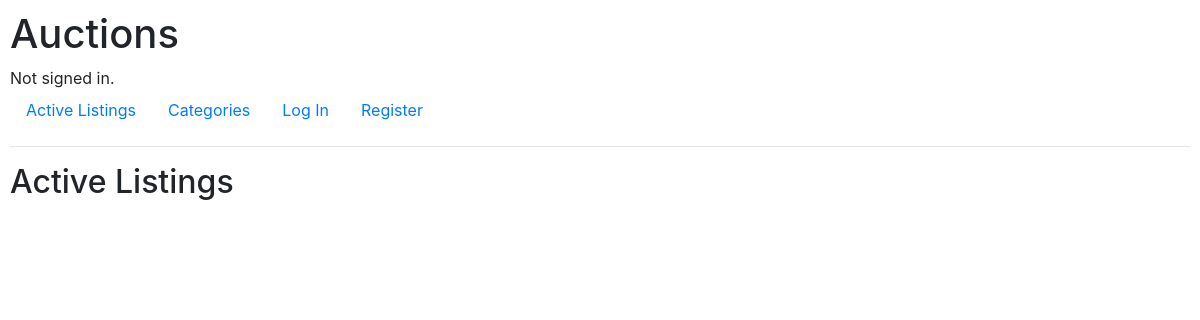
Before: / with the older database file.
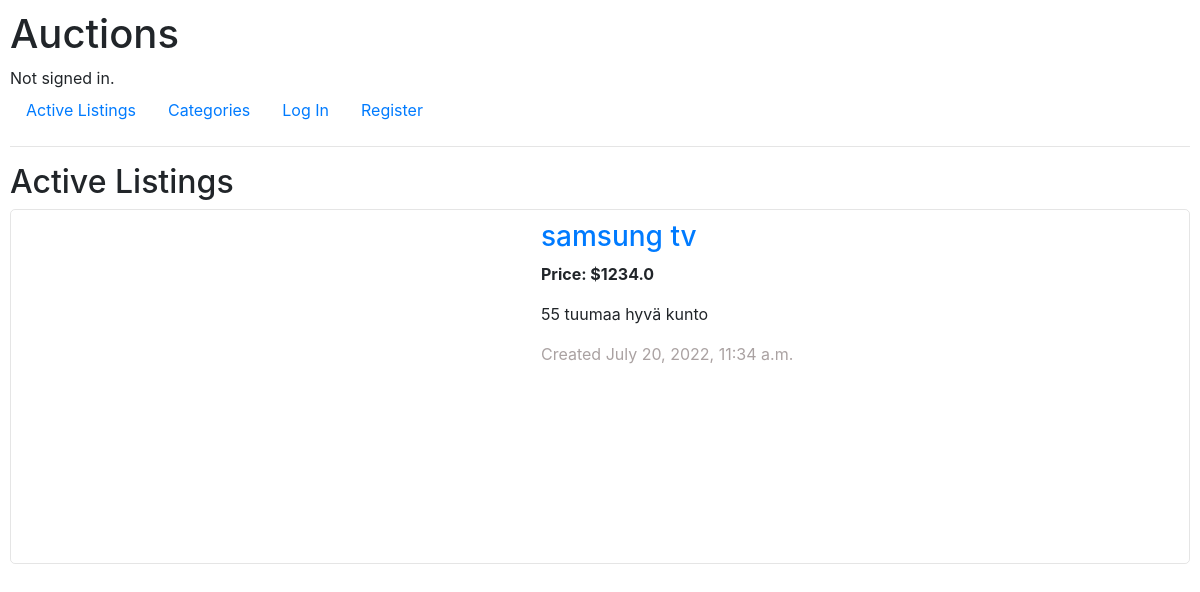
After: the same page with the newer database file.
### auctions/models.py (models this page shows)
class AuctionListing(models.Model):
    lister = models.ForeignKey(User, on_delete=models.CASCADE, related_name="lister", null=True)
    name = models.CharField(max_length=1000)
    description = models.CharField(max_length=1000, blank=True)
    price = models.FloatField()
    image_url = models.URLField(blank=True)
    CATEGORIES = (
        ('1','Other'),
        ('2', 'TV'),
        ('3', 'Laptop'),
        ('4', 'Smartphone'),
        ('5', 'Tablet')
    )
    category = models.CharField(max_length=1, blank=False, choices=CATEGORIES)
    time = models.DateTimeField()

### auctions/views.py (the view)
# urls.py: path("", views.index, name="index"),
def index(request):
    auctions = AuctionListing.objects.all()
    closed_auctions = ClosedAuctions.objects.values_list("item", flat = True)
    auctions = AuctionListing.objects.exclude(id__in=closed_auctions)
    return render(request, "auctions/index.html",{
        "auctions": auctions,
        "closed_auctions": closed_auctions
        })

### auctions/templates/auctions/index.html (shortened to what this page needs)
{% extends "auctions/layout.html" %}
{% block body %}
    <h2>Active Listings</h2>
    {% for auction in auctions %}
    <div class="auctionbox">
        {% if auction.image_url %}
        <div class="imagebox">
        </div>
        {% endif %}
        <div style="width:auto">
            <a href="{% url 'listings' auction.id %}">
            <h3>{{ auction.name }}</h3>
            </a>
            <div style="font-weight: bold;">Price: ${{ auction.price }}</div>
            <div style="word-break: break-all;">{{ auction.description }}</div>
            <div style="color:rgb(170, 162, 162)">Created {{ auction.time }}</div>
        </div>
    </div>
    <br>
    {% endfor %}
{% endblock %}

### auctions/templates/auctions/layout.html (shortened to what this page needs)
{% load static %}
<!DOCTYPE html>
<html lang="en">
    <head>
        <link rel="stylesheet" href="https://stackpath.bootstrapcdn.com/bootstrap/4.4.1/css/bootstrap.min.css">
        <link href="{% static 'auctions/styles.css' %}" rel="stylesheet">
    </head>
    <body>
        <h1>Auctions</h1>
        <div>
            {% if user.is_authenticated %}
                Signed in as <strong>{{ user.username }}</strong>.
            {% else %}
                Not signed in.
            {% endif %}
        </div>
        <ul class="nav">
            <li class="nav-item">
                <a class="nav-link" href="{% url 'index' %}">Active Listings</a>
            </li>
            <li class="nav-item">
                <a class="nav-link" href="{% url 'categories' %}">Categories</a>
            </li>
            {% if user.is_authenticated %}
                <li class="nav-item">
                    <a class="nav-link" href="{% url 'watchlist' %}">Watchlist</a>
                </li>
                <li class="nav-item">
                    <a class="nav-link" href="{% url 'create_listing' %}">Create Listing</a>
                </li>
                <li class="nav-item">
                    <a class="nav-link" href="{% url 'logout' %}">Log Out</a>
                </li>
            {% else %}
                <li class="nav-item">
                    <a class="nav-link" href="{% url 'login' %}">Log In</a>
                </li>
                <li class="nav-item">
                    <a class="nav-link" href="{% url 'register' %}">Register</a>
                </li>
            {% endif %}
        </ul>
        <hr>
        {% block body %}
        {% endblock %}
    </body>
</html>

### auctions/static/auctions/styles.css (style rules this page uses)
body { padding: 10px; }
.auctionbox { display: flex; flex-wrap: wrap; gap: 20px; box-sizing: border-box; border: 1px solid rgba(0, 0, 0, 0.1); padding: 10px; border-radius: 5px; }
.imagebox { width: 500px; height: 333px; text-align: center; }

Changed rows visible on the page:
added AuctionListing: name "samsung tv", price "1234.0", description "55 tuumaa hyvä kunto", time "July 20, 2022, 11:34 a.m."
